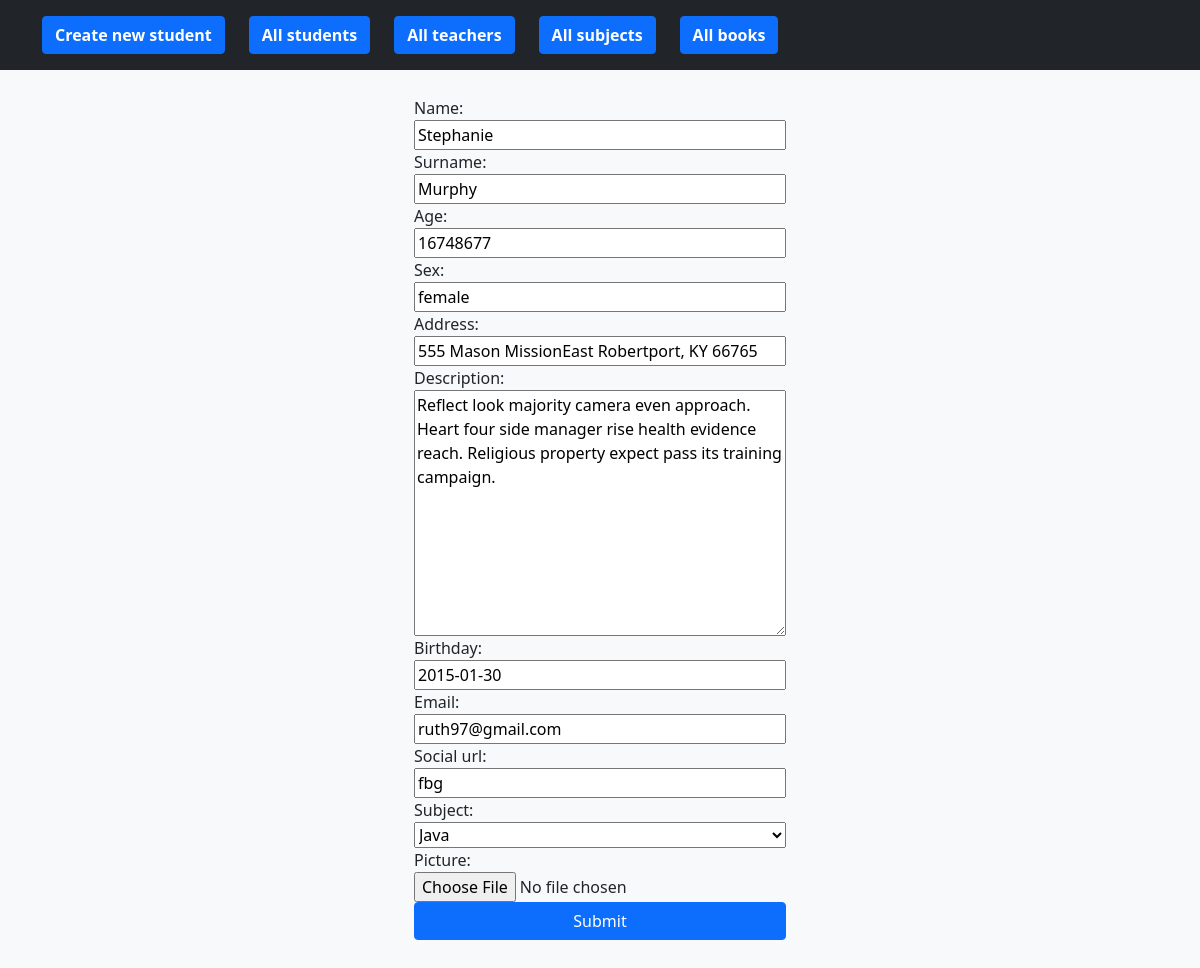
The app's page /students/update/2/, older data.
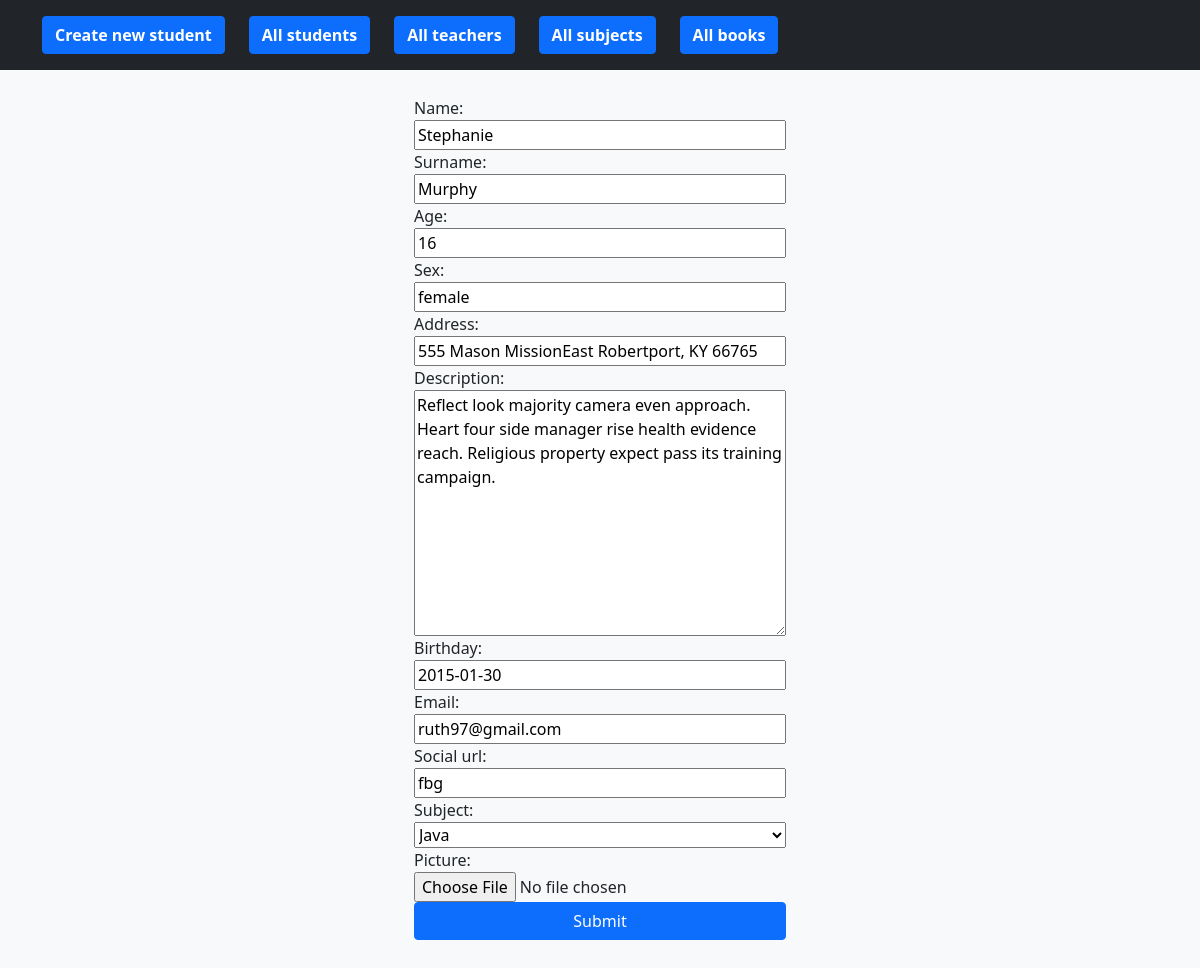
The same page, newer data.
### app/models.py (models this page shows)
class Student(models.Model):
    id = models.AutoField(primary_key=True)
    name = models.CharField(max_length=200)
    surname = models.CharField(max_length=200)
    age = models.IntegerField(null=True)
    sex = models.CharField(max_length=200)
    address = models.CharField(max_length=200)
    description = models.TextField()
    birthday = models.CharField(max_length=200)
    email = models.CharField(max_length=200)
    picture = models.ImageField(upload_to='students_picture/', null=True)
    social_url = models.CharField(null=True, max_length=200)
    normalized_name = models.CharField(null=True, max_length=200)
    book = models.OneToOneField('app.Book', on_delete=models.CASCADE,
                                null=True, related_name='student',
                                related_query_name='student')
    subject = models.ForeignKey(to='app.Subject', on_delete=models.SET_NULL,
                                null=True, related_name='students')
    created_at = models.DateTimeField(auto_now_add=True, null=True)
    updated_at = models.DateTimeField(auto_now=True, null=True)

### app/views.py (the view)
# urls.py: path('students/update/<pk>/', UpdateStudentView.as_view(),
class UpdateStudentView(UpdateView):
    model = Student
    fields = [
        'name',
        'surname',
        'age',
        'sex',
        'address',
        'description',
        'birthday',
        'email',
        'social_url',
        'subject',
        'picture',
    ]
    template_name = 'student_form.html'
    success_url = reverse_lazy('all_students')

### app/models.py (called while the page is built)
    def __str__(self):
        return self.title

### app/templates/student_form.html (shortened to what this page needs)
{% extends 'base.html' %}
{% block body %}
<div class="album py-5 bg-light mt-5">
    <div class="container">
        <form enctype="multipart/form-data" method="POST" class="d-flex flex-column mx-auto col-md-4">
            {{ form }}
            <button type="submit" class="btn btn-primary">Submit</button>
        </form>
    </div>
</div>
{% endblock %}

Row changes from the older to the newer data that the page shows:
changed Student "Stephanie": age "16748677" → "16"
